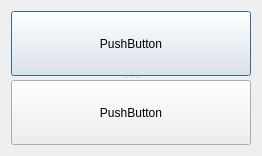
<?xml version="1.0" encoding="UTF-8"?>
<ui version="4.0">
 <class>Dialog</class>
 <widget class="QDialog" name="Dialog">
  <property name="geometry">
   <rect>
    <x>0</x>
    <y>0</y>
    <width>262</width>
    <height>156</height>
   </rect>
  </property>
  <property name="windowTitle">
   <string>Dialog</string>
  </property>
  <layout class="QVBoxLayout" name="verticalLayout">
   <item>
    <widget class="QSplitter" name="splitter">
     <property name="orientation">
      <enum>Qt::Vertical</enum>
     </property>
     <widget class="QPushButton" name="pushButton_2">
      <property name="text">
       <string>PushButton</string>
      </property>
     </widget>
     <widget class="QPushButton" name="pushButton">
      <property name="text">
       <string>PushButton</string>
      </property>
     </widget>
    </widget>
   </item>
  </layout>
 </widget>
 <layoutdefault spacing="6" margin="11"/>
 <resources/>
 <connections/>
</ui>
